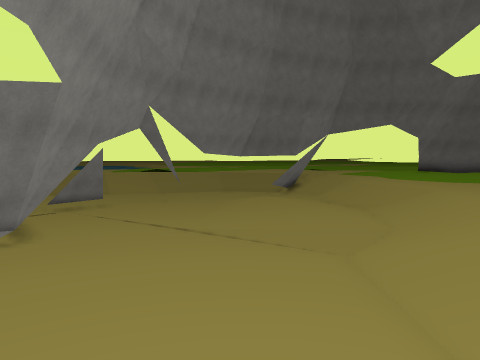
[1] (above)

17 first-person views from a walk through a 3-D level made in the Unity game engine. The camera is 1.3 m above the floor, tilts 4° down and sees 70° across. The floor is counted in squares, 1 m on a side. Each view is taken from the middle of a square. On the plan, view 1 faces up. The plan holds only what a view shows up to about 15 squares ahead; the rest is blank. The place goes on beyond the plan. Some surface patterns are stand-ins.

[2]
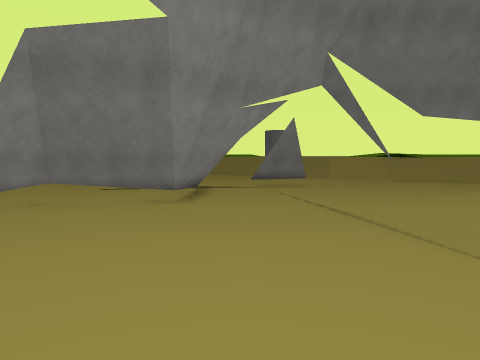

[3]
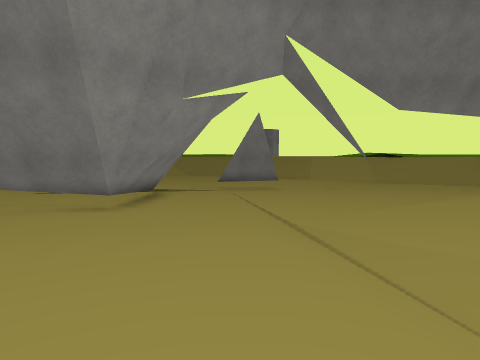

[4]
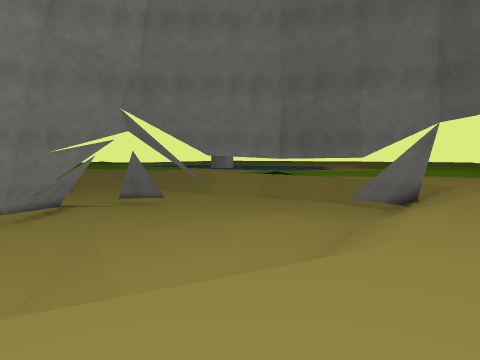

[5]
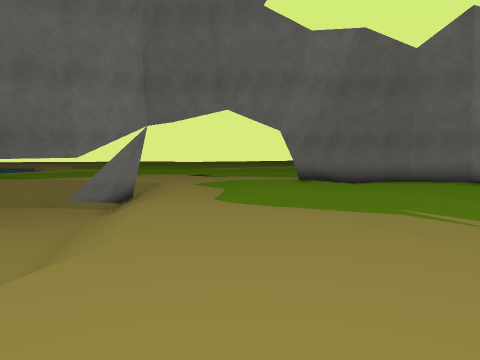

[6]
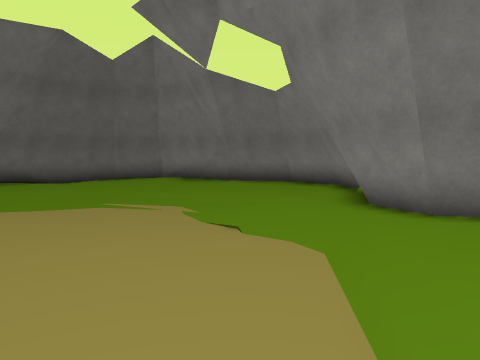

[7]
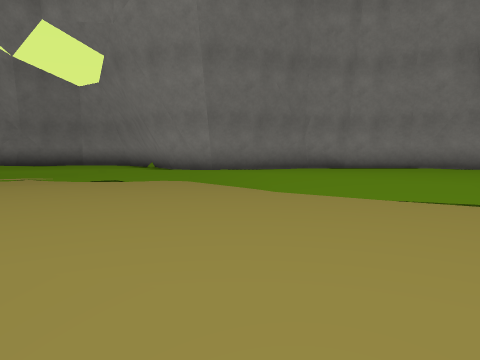

[8]
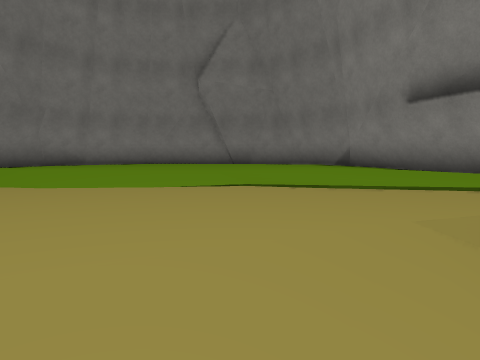

[9]
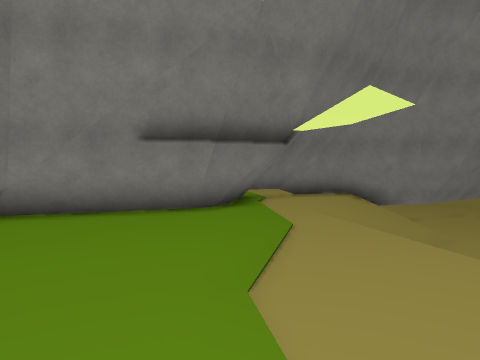

[10]
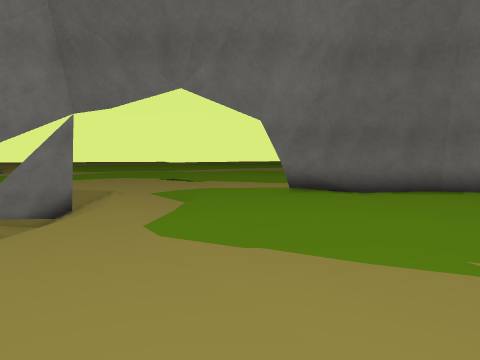

[11]
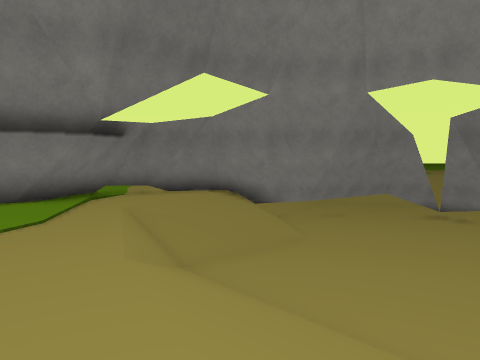

[12]
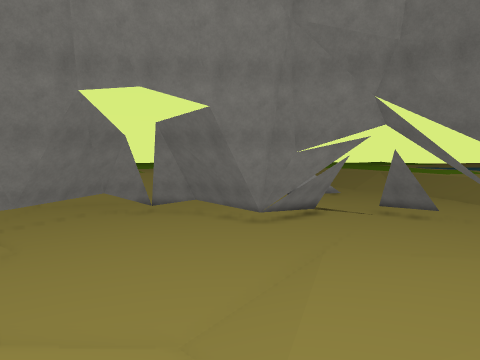

[13]
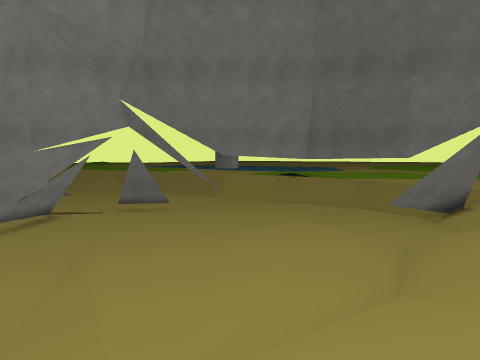

[14]
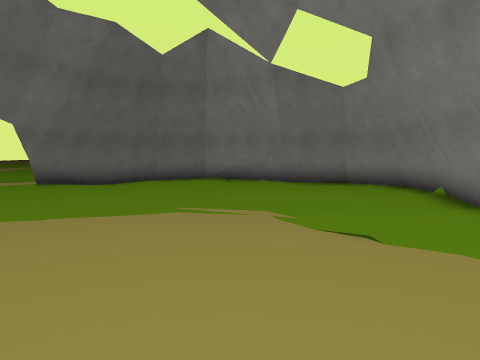

[15]
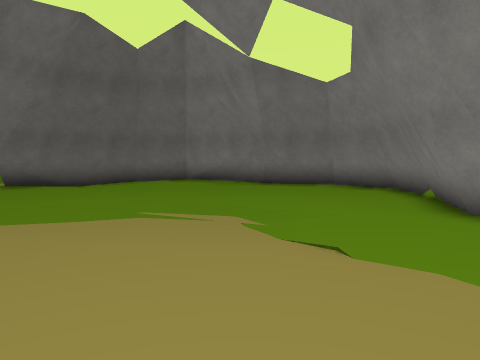

[16]
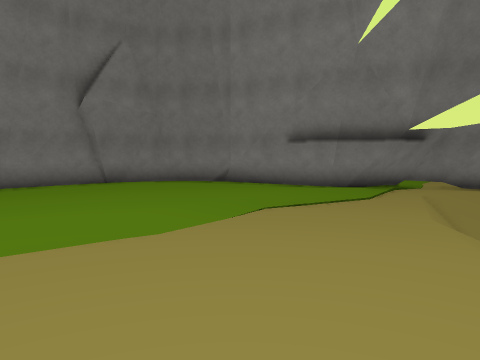

[17]
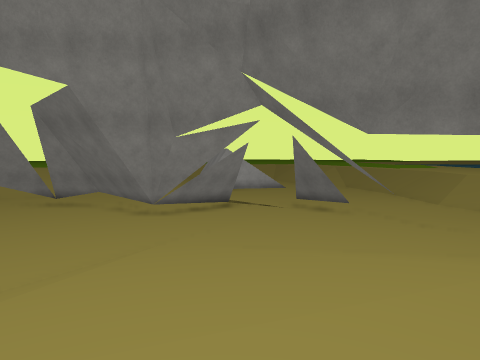

### Floor plan
Key: @ floor where view 1 was taken; # wall or solid block; . main floor; - floor 0.25 m lower than the main floor; _ floor 0.75 m lower than the main floor; < floor 1 m lower than the main floor; ( floor 1.25 m lower than the main floor; ! floor 1.5 m lower than the main floor; / step, stairs or slope; = window, fence, low wall or low ledge; ≈ water the walk keeps out of; ^ raised ledge.
Columns run from 10 left of view 1 to 21 right of it. Each row starts with its distance up from view 1.
 25              ^^^^^^ ^^
 24          ^ ^^^^^^^
 23  ^^     ^^ ^^^#^^   ^^
 22  ^^^^  ^^^^^^##^     ^####^
 21  ^^^^^^^^^^^^#(/---  #...###^
 20  ^^^^^^^^     (//--........##
 19  ^^^^^^^^   ((( /--.........#^
 18  ^^^^^^^  (/((/ /--.........#^
 17  ^^^^^ ^ (/<<<///--.........##
 16  ^=#    !(/<<<(//-----.......#^
 15 ^^^#!!!!(((<<<<//-------.....##^
 14 ^^  !!!!(((<<<<//-------/.....#^
 13 ^^^ !!!((((<<<<//--------.....#^
 12  ^##!!!(((((<<<///------.....##^
 11 ^^^##!!!!/((<<<//-------....##^^
 10 ^^^^#!!!!!//<<<//-------..##^
  9 ^^^##!!!!!!!/////-------..#^
  8 ^^^#!!!!!!!!!///-------/..#
  7 ^^##!!!!!!!!!///------/...#^
  6 ^^#!!!!!!!!!!///-----/.....#
  5 ^=#!!!!!!!!!!///----/......#
  4  ^##!!!!!!!!!//----/.......#
  3  ^^^##!!///!!//---/........#
  2   ^^^^#!//////--/..........#
  1   ^^^^^#_////    ≈.........#
  0   ^^^^^##-@--####≈........#^
 -1   ^^  ^ ^##-######.......#^
 -2          ^###=  ≈≈##....#^
 -3          ^^^^      ^=###^
 -4           ^^
 -5           ^

Where each view was taken, in squares from view 1:
view 1: 0 up, 0 right, facing up
view 2: 4 up, 2 right, facing up-left
view 3: 6 up, 2 right, facing up-left
view 4: 7 up, 9 right, facing up-left
view 5: 7 up, 9 right, facing up
view 6: 6 up, 9 right, facing up-right
view 7: 7 up, 4 right, facing right
view 8: 8 up, 4 right, facing down-right
view 9: 6 up, 11 right, facing down-left
view 10: 11 up, 10 right, facing up
view 11: 9 up, 7 right, facing down-left
view 12: 9 up, 7 right, facing left
view 13: 8 up, 7 right, facing up-left
view 14: 8 up, 8 right, facing up-right
view 15: 8 up, 9 right, facing up-right
view 16: 12 up, 9 right, facing down
view 17: 13 up, 6 right, facing left
